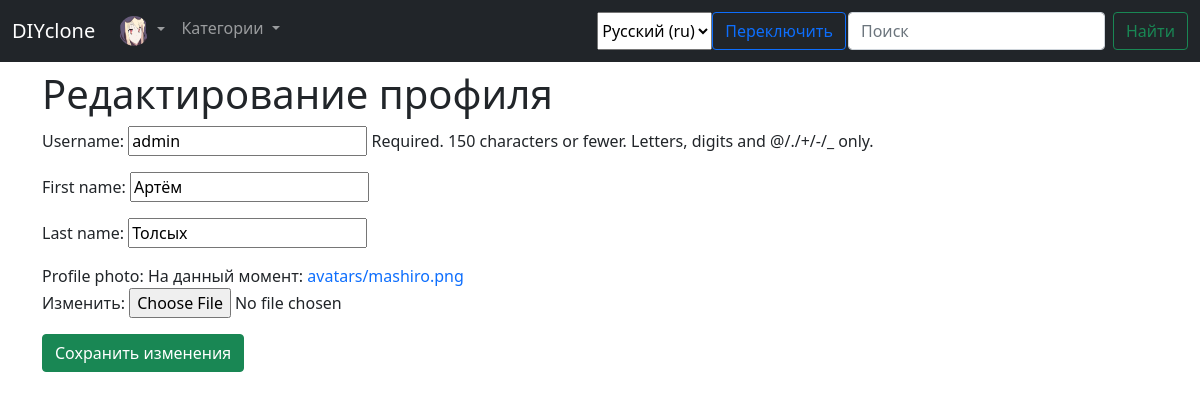
Page /users/edit-profile/ (signed in) on the committed database.
### users/models.py (models this page shows)
class User(AbstractUser):
    id = models.UUIDField(primary_key=True, blank=False, null=False, default=uuid.uuid4, editable=False)
    profile_photo = models.ImageField(upload_to='avatars/', default='avatar.png/')

### users/views.py (the view)
# urls.py: path('edit-profile/', UpdateProfileView.as_view(), name='edit_profile'),
class UpdateProfileView(UpdateView):
    model = User
    fields = ['username', 'first_name', 'last_name', 'profile_photo']
    template_name = 'registration/edit_profile.html'
    success_url = reverse_lazy('index')
    def get_object(self):
        return self.request.user

### posts/templatetags/posts_tags.py (called while the page is built)
@register.simple_tag()
def get_categories():
    return Category.objects.all()

### templates/registration/edit_profile.html (shortened to what this page needs)
{% extends 'base.html' %}
{% block content %}
<h1>Редактирование профиля</h1>
<form method="POST" enctype="multipart/form-data">
    {{form.as_p}}
    <input type="submit" class="btn btn-success" value="Сохранить изменения">
</form>
{% endblock content %}

### templates/base.html (shortened to what this page needs)
<!doctype html>
{% load static i18n %}
{% load i18n posts_tags %}
<html lang="en">
  <head>
    <link href="https://cdn.jsdelivr.net/npm/bootstrap@5.1.0/dist/css/bootstrap.min.css" rel="stylesheet">
  </head>
  <body>
    <nav class="navbar navbar-expand-lg navbar-dark bg-dark">
      <div class="container-fluid">
        <a class="navbar-brand" href="{% url 'index' %}">DIYсlone</a>
        <div class="collapse navbar-collapse" id="navbarSupportedContent">
          <ul class="navbar-nav me-auto mb-2 mb-lg-0">
              {% if user.is_authenticated %}
            <li class="nav-item dropdown">
              <a class="nav-link dropdown-toggle" href="#" id="navbarDropdown" role="button" data-bs-toggle="dropdown" aria-expanded="false">
                <img src="{{user.profile_photo.url}}" alt="profile_photo" height="30px" width="30px" style="border-radius: 100px;">
              </a>
            </li>
            {% endif %}
            <li class="nav-item dropdown">
              <a class="nav-link dropdown-toggle" href="#" id="navbarDropdown" role="button" data-bs-toggle="dropdown" aria-expanded="false">
                Категории
              </a>
                {% get_categories as categories %}
            </li>
          </ul>
          <form method='POST' class="d-flex" action="{% url 'set_language' %}" style="padding-right: 2px;">{% csrf_token %}
            <select name="language">
              {% get_current_language as LANGUAGE_CODE %}
              {% get_available_languages as LANGUAGES %}
              {% get_language_info_list for LANGUAGES as languages %}
              {% for lang in languages %}
                <option value="{{lang.code}}" {% if lang.code == LANGUAGE_CODE %}selected{% endif %}>
                  {{lang.name_local}} ({{lang.code}})
                </option>
              {% endfor %}
            </select>
            <input type="submit" class="btn btn-outline-primary" value="Переключить">
          </form>
          <form method='GET' class="d-flex" action="{% url 'index' %}">
            <input class="form-control me-2" type="search" placeholder="Поиск" name='q'>
            <button class="btn btn-outline-success" type="submit">Найти</button>
          </form>
        </div>
      </div>
    </nav>
    <div class="container mt-2">
        {% block content %}{% endblock content %}
    </div>
  </body>
</html>

### templates/base.html (style rules this page uses)
a { text-decoration: none; }

### rows in the picture
User: profile_photo (picture), username "admin", first_name "Артём", last_name "Толсых"

### other values in the picture
form field language "Русский (ru)"
